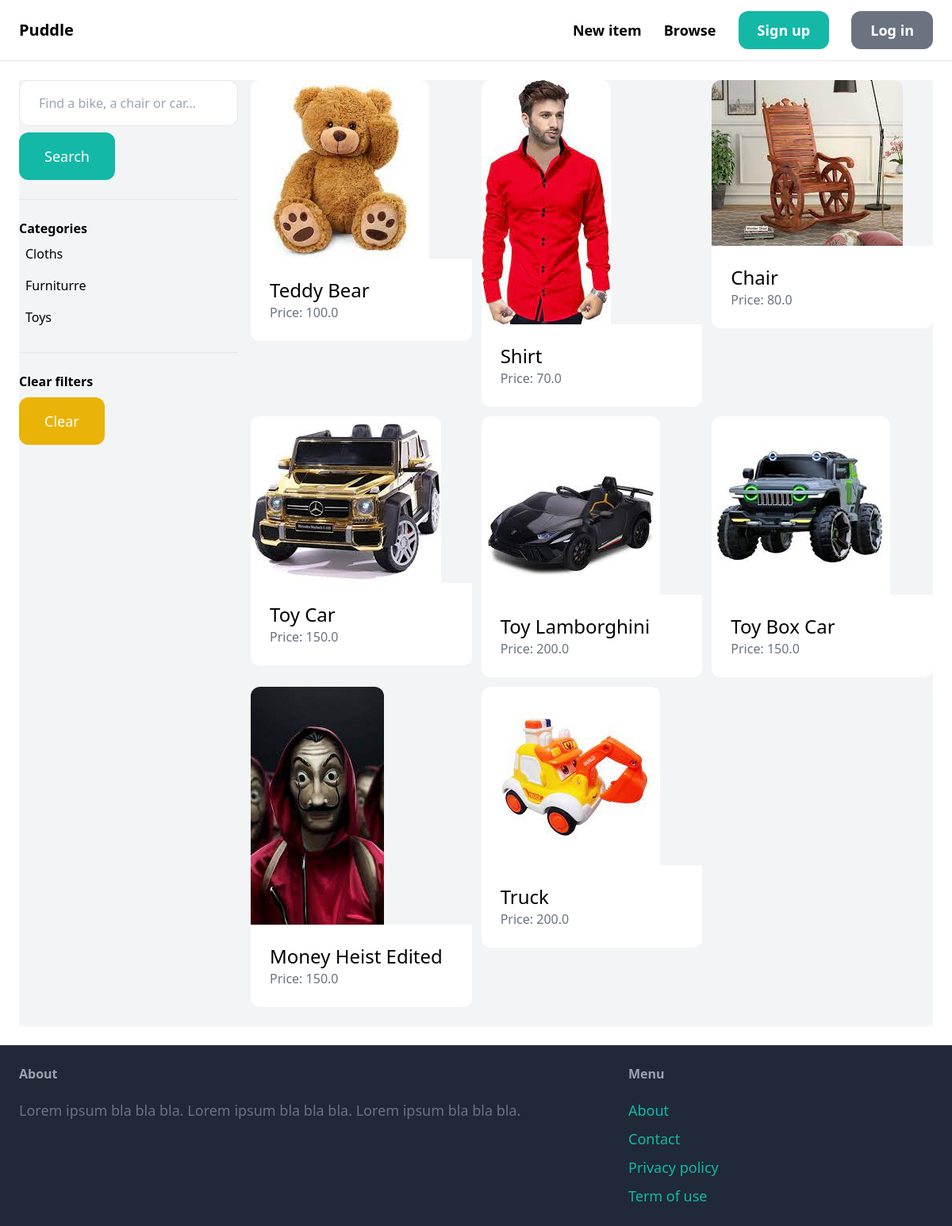
/items, run on the app's committed database.
### item/models.py (models this page shows, shortened)
class Category(models.Model):
    name = models.CharField(max_length=255)
    class Meta:
        ordering = ('name',)

class Item(models.Model):
    category = models.ForeignKey(Category, related_name='items', on_delete=models.CASCADE)
    name = models.CharField(max_length=255)
    description = models.TextField(blank=True, null=True)
    price = models.FloatField()
    image = models.ImageField(upload_to='item_images',blank=True, null=True)
    is_sold = models.BooleanField(default=False)
    created_by = models.ForeignKey(User, related_name='items', on_delete=models.CASCADE)
    created_at = models.DateTimeField(auto_now_add=True)

### item/views.py (the view)
# urls.py: path('', views.items, name='items'),
def items(request):
    query = request.GET.get('query', '')
    category_id = request.GET.get('category', 0)
    categories = Category.objects.all()
    items = Item.objects.filter(is_sold=False)
    if category_id:
        items = items.filter(category_id=category_id)
    if query:
        items = items.filter(Q(name__icontains=query) | Q(description__icontains=query))
    return render(request, 'item/items.html', {
        'items': items,
        'query': query,
        'categories': categories,
        'category_id': int(category_id)
    })

### item/templates/item/items.html (shortened to what this page needs)
{% extends 'core/base.html' %}
{% block content %}
    <div class="pb-6 grid grid-cols-4 gap-4 bg-gray-100">
        <div class="col-span-1">
            <form method="get" action="{% url 'item:items' %}">
                <input name="query" class="w-full py-4 px-6 border rounded-xl" type="text" value="{{ query }}" placeholder="Find a bike, a chair or car...">
                <button class="mt-2 py-4 px-8 text-lg bg-teal-500 text-white rounded-xl">Search</button>
            </form>
            <hr class="my-6">
            <p class="font-semibold">Categories</p>
            <ul>
                {% for category in categories %}
                    <li class="py-2 px-2 rounded-xl{% if category.id == category_id %} bg-gray-200{% endif %}">
                        <a href="{% url 'item:items' %}?query={{ query }}&category={{ category.id }}">{{ category.name }}</a>
                    </li>
                {% endfor %}
            </ul>
            <hr class="my-6">
            <p class="font-semibold">Clear filters</p>
            <ul>
                <li><a href="{% url 'item:items' %}" class="mt-2 py-4 px-8 inline-block bg-yellow-500 text-lg rounded-xl text-white">Clear</a>
        </div>
        <div class="col-span-3">
            <div class="grid grid-cols-3 gap-3">
                {% for item in items %}
                    <div>
                        <a href="{% url 'item:detail' item.id %}">
                            <div>
                                <img src="{{ item.image.url }}" class="rounded-t-xl">
                            </div>
                            <div class="p-6 bg-white rounded-b-xl">
                                <h2 class="text-2xl">{{ item.name }}</h2>
                                <p class="text-gray-500">Price: {{ item.price }}</p>
                            </div>
                        </a>
                    </div>
                {% endfor %}
            </div>
        </div>
    </div>
{% endblock %}

### data on the page
Category: name "Cloths"
Category: name "Furniturre"
Category: name "Toys"
Item: image (picture), name "Teddy Bear", price "100.0"
Item: image (picture), name "Shirt", price "70.0"
Item: image (picture), name "Chair", price "80.0"
Item: image (picture), name "Toy Car", price "150.0"
Item: image (picture), name "Toy Lamborghini", price "200.0"
Item: image (picture), name "Toy Box Car", price "150.0"
Item: image (picture), name "Money Heist Edited", price "150.0"
Item: image (picture), name "Truck", price "200.0"
